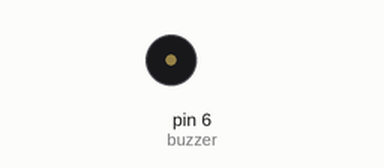
Recording of a sketch running on a simulated Arduino Uno, built with avr-gcc and run on an emulated ATmega328P. On the bench: buzzer (waves = sounding).

Above: at 2.5 s.
At 6.62 s:
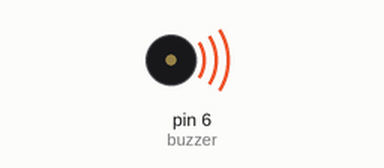
Timing chart, 0 to 6.9 s (numbered marks = the images above):
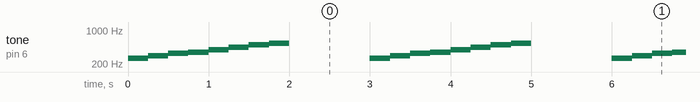

The sketch:

lesson_4.1.ino
```cpp
/*
  keyestudio sun_follower
  lesson 4.1
  buzzer
  http://www.keyestudio.com
*/
#define buzzer 6 //buzzer pin to D6

void setup() {
  pinMode(buzzer, OUTPUT);//set the digital pin 6 as output
}

void loop () {
  tone(buzzer, 262);  //output the sound with frequency of 262Hz
  delay(250);   //delay in 250ms
  tone(buzzer, 294);;   //output the sound with frequency of 294Hz
  delay(250);   //delay in 250ms
  tone(buzzer, 330);
  delay(250);
  tone(buzzer, 349);
  delay(250);
  tone(buzzer, 392);
  delay(250);
  tone(buzzer, 440);
  delay(250);
  tone(buzzer, 494);
  delay(250);
  tone(buzzer, 532);
  delay(250);
  noTone(buzzer);   //stop sound output
  delay(1000);
}
```

Measured:
- by itself, tone on pin 6 (buzzer): repeats every 3.0 s: 294 Hz 0.25 s, 330 Hz 0.25 s, 349 Hz 0.25 s, 392 Hz 0.25 s, 440 Hz 0.25 s, 494 Hz 0.25 s, 532 Hz 0.25 s, silent 1.0 s, 262 Hz 0.25 s
